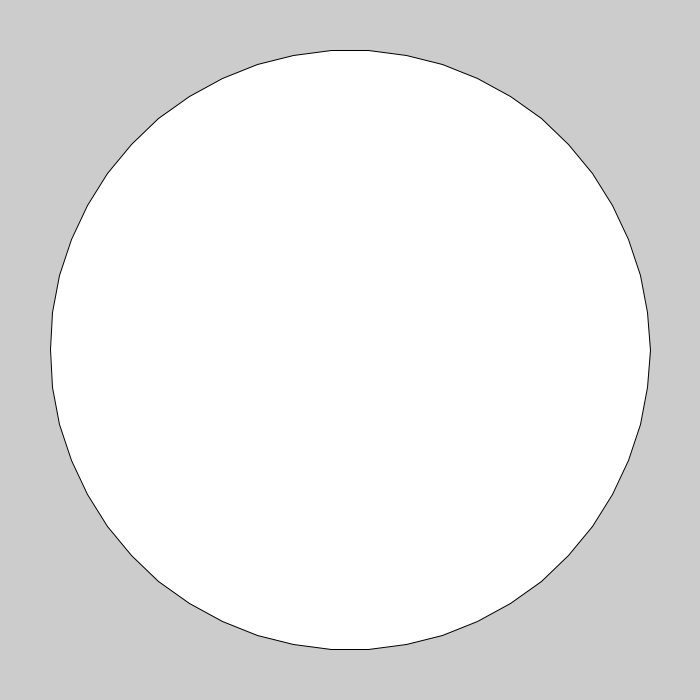
Frame 1 (no input)
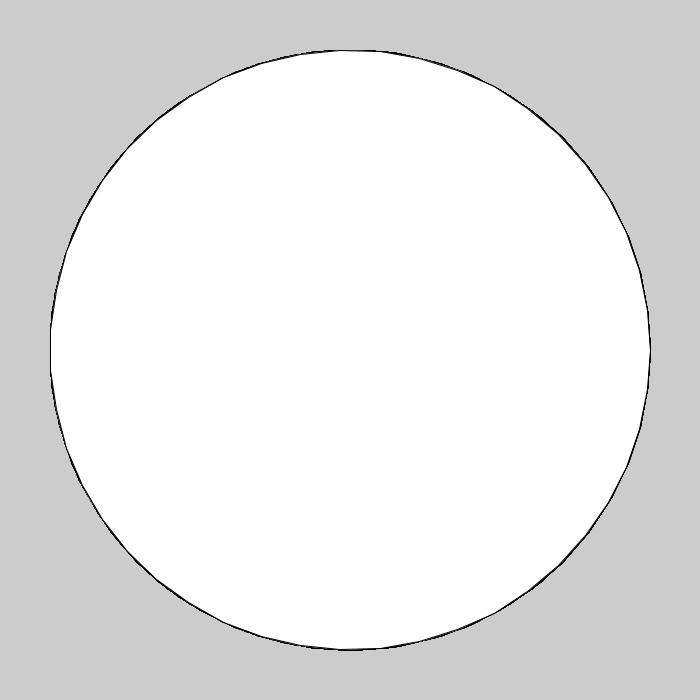
Frame 60 (the mouse pressed at the canvas centre just before this capture)
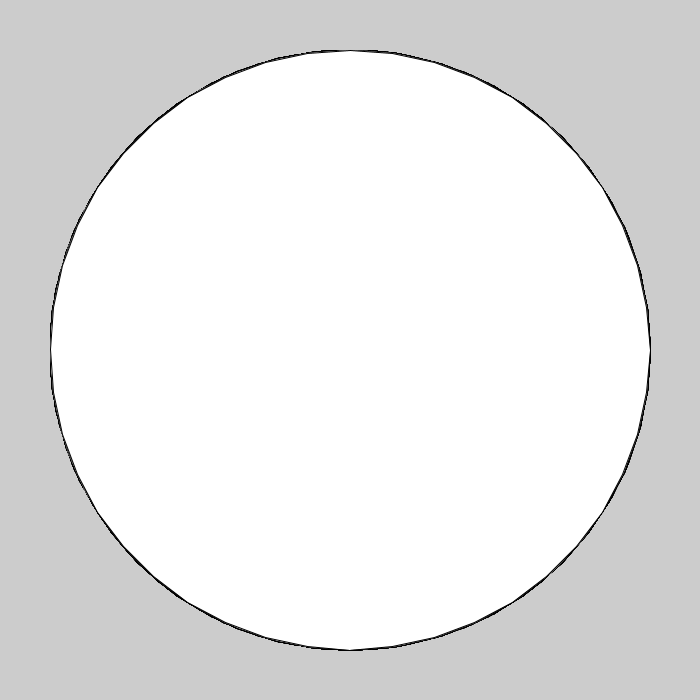
Frame 120 (the mouse held since frame 60 and released just before this capture)

The Processing sketch that drew these frames (run headless with seeded random() and noise(); from frame 60 on, the mouse is pressed at the canvas centre):

// Processing sketch: circle_to_triangle_polygon_vertex
// ── circle_to_triangle_polygon_vertex.pde
int num=50;
float a;
float r=300;

void setup() {
  size(700, 700);
  smooth();
}

void draw() {

  if (num>3) if (frameCount%20==0) num--;



  beginShape();

  for (int i=0; i<num+1; i++) {
    a=2*PI*i/num;
    vertex(width/2+r*cos(a), height/2+r*sin(a));
  }

  endShape();
}
